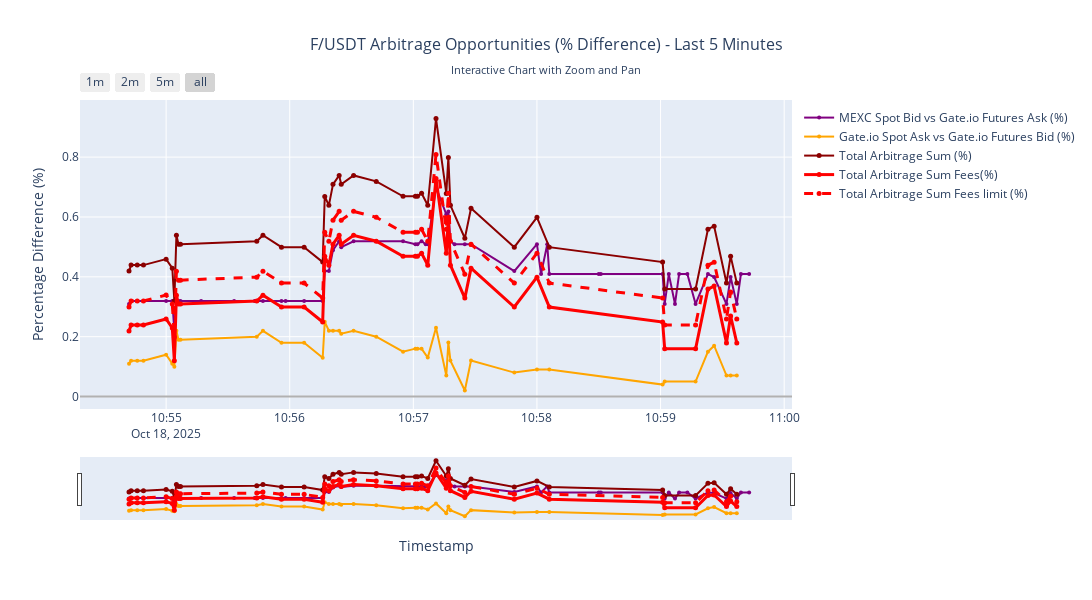

Notebook cell for this chart:
### Code cell
# Create interactive arbitrage opportunities chart
# Calculate percentage differences for arbitrage opportunities
recent_df['mexc_vs_gateio_futures_arb'] = (
    (recent_df['mexc_spot_ask_price'] - recent_df['gateio_futures_bid_price']) / 
    recent_df['mexc_spot_ask_price'] * 100
)

recent_df['gateio_spot_vs_futures_arb'] = (
    (recent_df['gateio_spot_bid_price'] - recent_df['gateio_futures_ask_price']) / 
    recent_df['gateio_spot_bid_price'] * 100
)

recent_df['mexc_vs_gateio_futures_arb_limit'] = (
    (recent_df['mexc_spot_bid_price'] - recent_df['gateio_futures_bid_price']) / 
    recent_df['mexc_spot_bid_price'] * 100
)

recent_df['gateio_spot_vs_futures_arb_limit'] = (
    (recent_df['gateio_spot_ask_price'] - recent_df['gateio_futures_bid_price']) / 
    recent_df['gateio_spot_ask_price'] * 100
)

FEES = 0.1 + 0.05 + 0.05
# Calculate sum of both arbitrage opportunities
recent_df['total_arbitrage_sum'] = (
    recent_df['mexc_vs_gateio_futures_arb'] + recent_df['gateio_spot_vs_futures_arb']
)

recent_df['total_arbitrage_sum_fees'] = (
    recent_df['total_arbitrage_sum'] - FEES
)

recent_df['total_arbitrage_sum_fees_limit'] = (
    recent_df['total_arbitrage_sum'] - (0.1+0+0.02)
)

# Create interactive Plotly figure for arbitrage
fig_arb = go.Figure()

# Purple: MEXC vs Gate.io Futures arbitrage
fig_arb.add_trace(go.Scatter(
    x=recent_df.index, 
    y=recent_df['mexc_vs_gateio_futures_arb'],
    mode='lines+markers',
    name='MEXC Spot Bid vs Gate.io Futures Ask (%)',
    line=dict(color='purple', width=2),
    marker=dict(size=4, color='purple'),
    connectgaps=True,
    hovertemplate='<b>MEXC → Gate.io Futures</b><br>Time: %{x}<br>Arbitrage: %{y:.4f}%<extra></extra>'
))

# Orange: Gate.io Spot vs Futures arbitrage  
fig_arb.add_trace(go.Scatter(
    x=recent_df.index, 
    y=recent_df['gateio_spot_vs_futures_arb'],
    mode='lines+markers',
    name='Gate.io Spot Ask vs Gate.io Futures Bid (%)',
    line=dict(color='orange', width=2),
    marker=dict(size=4, color='orange'),
    connectgaps=True,
    hovertemplate='<b>Gate.io Spot → Futures</b><br>Time: %{x}<br>Arbitrage: %{y:.4f}%<extra></extra>'
))

# Dark red: Total arbitrage sum
fig_arb.add_trace(go.Scatter(
    x=recent_df.index, 
    y=recent_df['total_arbitrage_sum'],
    mode='lines+markers',
    name='Total Arbitrage Sum (%)',
    line=dict(color='darkred', width=2),
    marker=dict(size=5, color='darkred'),
    connectgaps=True,
    hovertemplate='<b>Total Arbitrage Sum</b><br>Time: %{x}<br>Total: %{y:.4f}%<extra></extra>'
))

fig_arb.add_trace(go.Scatter(
    x=recent_df.index, 
    y=recent_df['total_arbitrage_sum_fees'],
    mode='lines+markers',
    name='Total Arbitrage Sum Fees(%)',
    line=dict(color='red', width=3),
    marker=dict(size=5, color='red'),
    connectgaps=True,
    hovertemplate='<b>Total with fees</b><br>Time: %{x}<br>Total: %{y:.4f}%<extra></extra>'
))

fig_arb.add_trace(go.Scatter(
    x=recent_df.index, 
    y=recent_df['total_arbitrage_sum_fees_limit'],
    mode='lines+markers',
    name='Total Arbitrage Sum Fees limit (%)',
    line=dict(color='red', width=3, dash='dash'),
    marker=dict(size=5, color='red'),
    connectgaps=True,
    hovertemplate='<b>Total with fees</b><br>Time: %{x}<br>Total: %{y:.4f}%<extra></extra>'
))

# Add horizontal line at 0%
fig_arb.add_hline(y=0, line_dash="solid", line_color="black", opacity=0.3)

# Update layout for arbitrage chart
fig_arb.update_layout(
    title={
        'text': 'F/USDT Arbitrage Opportunities (% Difference) - Last 5 Minutes<br><sub>Interactive Chart with Zoom and Pan</sub>',
        'x': 0.5,
        'font': {'size': 16}
    },
    xaxis_title='Timestamp',
    yaxis_title='Percentage Difference (%)',
    width=1200,
    height=600,
    hovermode='x unified',
    legend=dict(
        yanchor="top",
        y=0.99,
        xanchor="left",
        x=1.01
    )
)

# Add range selector for time navigation
fig_arb.update_layout(
    xaxis=dict(
        rangeselector=dict(
            buttons=list([
                dict(count=1, label="1m", step="minute", stepmode="backward"),
                dict(count=2, label="2m", step="minute", stepmode="backward"),
                dict(count=5, label="5m", step="minute", stepmode="backward"),
                dict(step="all")
            ])
        ),
        rangeslider=dict(visible=True),
        type="date"
    )
)

# Print arbitrage opportunity statistics
print(f"💰 Arbitrage Opportunities Statistics:")
mexc_arb = recent_df['mexc_vs_gateio_futures_arb'].dropna()
gateio_arb = recent_df['gateio_spot_vs_futures_arb'].dropna()
total_arb = recent_df['total_arbitrage_sum'].dropna()

if len(mexc_arb) > 0:
    print(f"  MEXC Spot → Gate.io Futures: {mexc_arb.mean():.4f}% avg, {mexc_arb.max():.4f}% max, {mexc_arb.min():.4f}% min")
if len(gateio_arb) > 0:
    print(f"  Gate.io Spot → Gate.io Futures: {gateio_arb.mean():.4f}% avg, {gateio_arb.max():.4f}% max, {gateio_arb.min():.4f}% min")
if len(total_arb) > 0:
    print(f"  Total Arbitrage Sum: {total_arb.mean():.4f}% avg, {total_arb.max():.4f}% max, {total_arb.min():.4f}% min")

print(f"\n🎯 Interactive Features:")
print(f"  • Hover over dots to see exact values")
print(f"  • Lines connect data points with small markers")
print(f"  • Use time range selector buttons (1m, 2m, 5m, All)")
print(f"  • Zoom in/out with mouse wheel or selection")
print(f"  • Pan by clicking and dragging")
print(f"  • Toggle lines on/off by clicking legend entries")
print(f"  • Use range slider at bottom for quick navigation")
print(f"  • connectgaps=True ensures continuous lines even with missing data")

fig_arb.show()

### Figure 1 — Plotly figure (JSON) as saved in the notebook; plotly's stock layout.template omitted (floating-point values rounded to 4 significant figures; data arrays with more than 128 entries replaced by an {"elided": "..."} marker saying what was removed)
{"data": [{"connectgaps": true, "hovertemplate": "<b>MEXC → Gate.io Futures</b><br>Time: %{x}<br>Arbitrage: %{y:.4f}%<extra></extra>", "line": {"color": "purple", "width": 2}, "marker": {"color": "purple", "size": 4}, "mode": "lines+markers", "name": "MEXC Spot Bid vs Gate.io Futures Ask (%)", "type": "scatter", "x": {"elided": "308 str values"}, "y": {"elided": "308 float values"}}, {"connectgaps": true, "hovertemplate": "<b>Gate.io Spot → Futures</b><br>Time: %{x}<br>Arbitrage: %{y:.4f}%<extra></extra>", "line": {"color": "orange", "width": 2}, "marker": {"color": "orange", "size": 4}, "mode": "lines+markers", "name": "Gate.io Spot Ask vs Gate.io Futures Bid (%)", "type": "scatter", "x": {"elided": "308 str values"}, "y": {"elided": "308 float values"}}, {"connectgaps": true, "hovertemplate": "<b>Total Arbitrage Sum</b><br>Time: %{x}<br>Total: %{y:.4f}%<extra></extra>", "line": {"color": "darkred", "width": 2}, "marker": {"color": "darkred", "size": 5}, "mode": "lines+markers", "name": "Total Arbitrage Sum (%)", "type": "scatter", "x": {"elided": "308 str values"}, "y": {"elided": "308 float values"}}, {"connectgaps": true, "hovertemplate": "<b>Total with fees</b><br>Time: %{x}<br>Total: %{y:.4f}%<extra></extra>", "line": {"color": "red", "width": 3}, "marker": {"color": "red", "size": 5}, "mode": "lines+markers", "name": "Total Arbitrage Sum Fees(%)", "type": "scatter", "x": {"elided": "308 str values"}, "y": {"elided": "308 float values"}}, {"connectgaps": true, "hovertemplate": "<b>Total with fees</b><br>Time: %{x}<br>Total: %{y:.4f}%<extra></extra>", "line": {"color": "red", "dash": "dash", "width": 3}, "marker": {"color": "red", "size": 5}, "mode": "lines+markers", "name": "Total Arbitrage Sum Fees limit (%)", "type": "scatter", "x": {"elided": "308 str values"}, "y": {"elided": "308 float values"}}], "layout": {"height": 600, "hovermode": "x unified", "legend": {"x": 1.01, "xanchor": "left", "y": 0.99, "yanchor": "top"}, "shapes": [{"line": {"color": "black", "dash": "solid"}, "opacity": 0.3, "type": "line", "x0": 0, "x1": 1, "xref": "x domain", "y0": 0, "y1": 0, "yref": "y"}], "title": {"font": {"size": 16}, "text": "F/USDT Arbitrage Opportunities (% Difference) - Last 5 Minutes<br><sub>Interactive Chart with Zoom and Pan</sub>", "x": 0.5}, "width": 1200, "xaxis": {"rangeselector": {"buttons": [{"count": 1, "label": "1m", "step": "minute", "stepmode": "backward"}, {"count": 2, "label": "2m", "step": "minute", "stepmode": "backward"}, {"count": 5, "label": "5m", "step": "minute", "stepmode": "backward"}, {"step": "all"}]}, "rangeslider": {"visible": true}, "title": {"text": "Timestamp"}, "type": "date"}, "yaxis": {"title": {"text": "Percentage Difference (%)"}}}}
